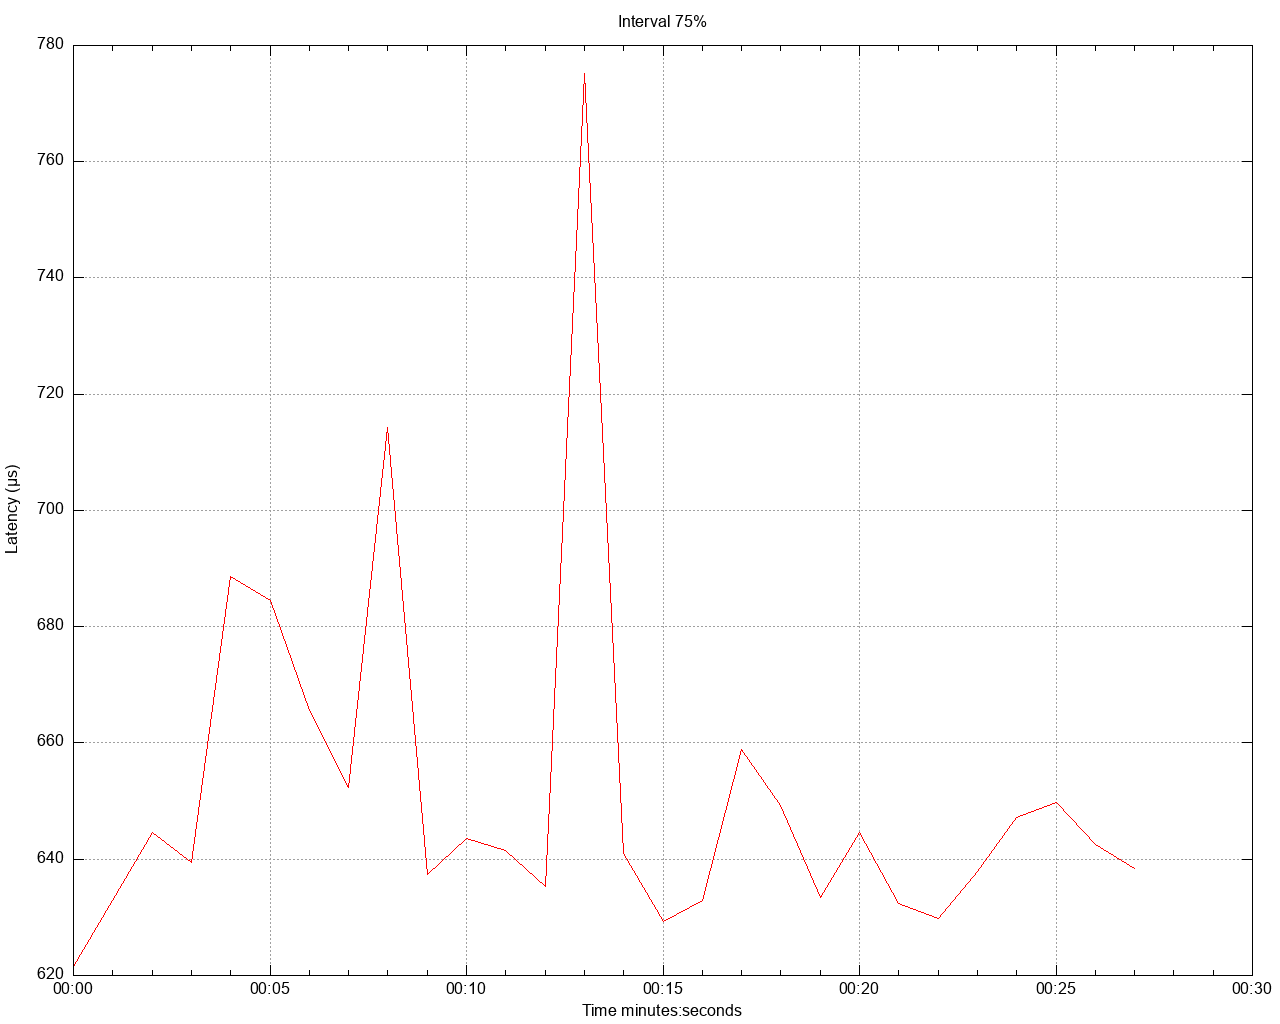

Reproduce this figure in gnuplot.
set title 'Interval 75%' noenhanced
set style data lines
set datafile separator ","
set terminal png size 1280,1024
set grid
set key below
set xdata time
set timefmt "%s"
offset = 0
t0(x)=(offset=($0==0) ? x : offset, x - offset)
set xlabel 'Time minutes:seconds'
set ylabel 'Latency (μs)'
set output '/Users/gbarnett/git/hazelcast-simulator/atomiclong-3node-member/atomicreference/latency/latency_interval_75_oneKbWrite.png'
plot \
   '/Users/gbarnett/git/hazelcast-simulator/atomiclong-3node-member/atomicreference/data/latency_interval_75_oneKbWrite_1.data' using (t0(timecolumn(1))):2 title "" lt rgb "red", \
